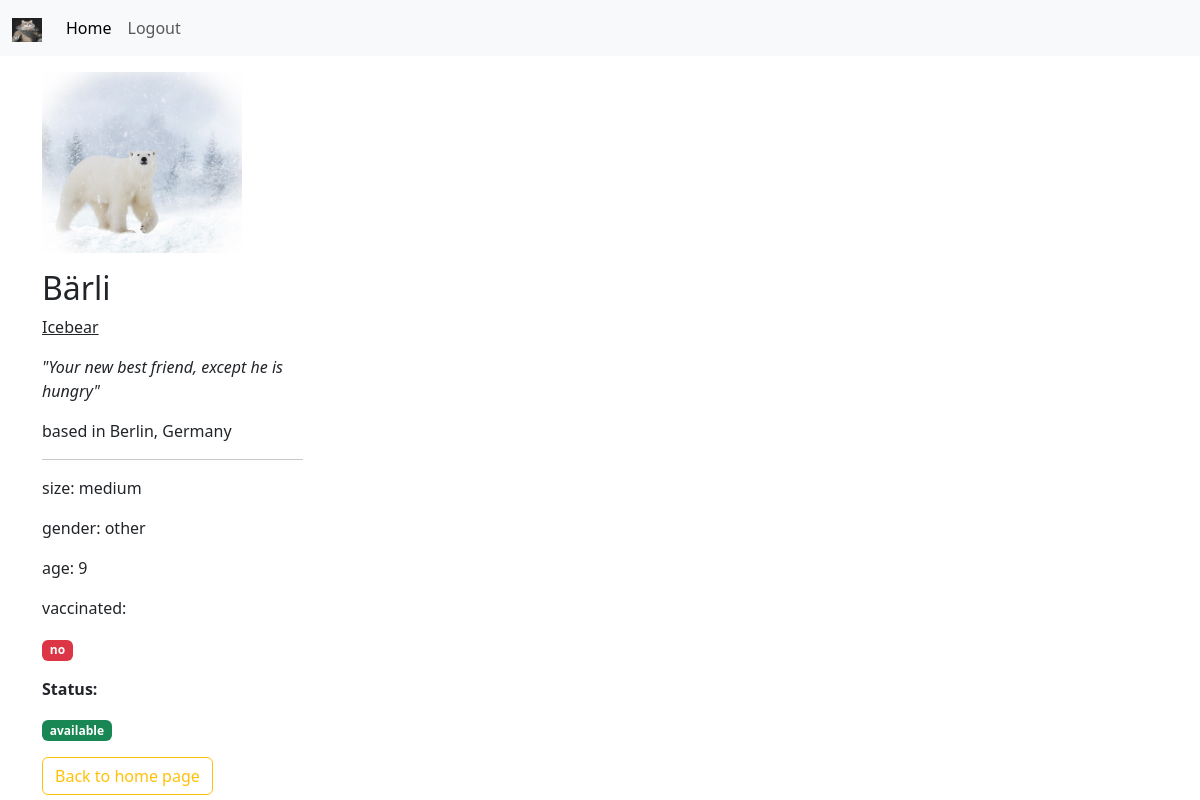
Before: /more.php?x=5 (signed in) with the older database file.
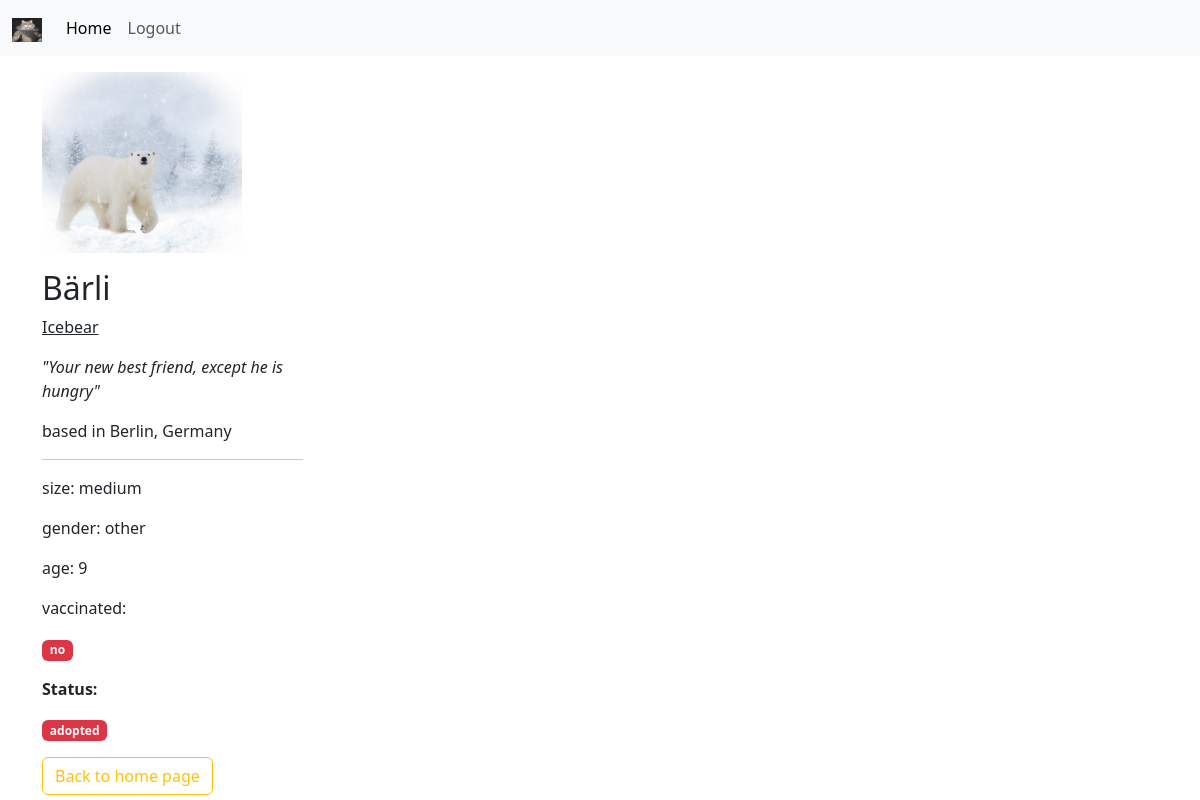
After: the same page with the newer database file.
### more.php (the view, shortened to what this page needs)
<?php
require_once "db_connection.php";
$id= $_GET["x"];
$sql= "SELECT * FROM animals WHERE id=$id";
$result=mysqli_query($connect, $sql);
$row= mysqli_fetch_assoc($result);
$sqlUser="SELECT*FROM users WHERE id={$_SESSION["user"]}";
$resultUser=mysqli_query($connect, $sqlUser);
$rowUser=mysqli_fetch_assoc($resultUser);
$availability="";
if($row["status"] != 'adopted'){
  $availability= "<div class='badge bg-success text-wrap'>available</div>";
  }else{
    $availability= "<div class='badge bg-danger text-wrap'>adopted</div>";
      };
$vaccinated="";
      if($row["vaccinated"] == 2){
        $vaccinated= "<div class='badge bg-warning text-wrap'>yes</div>";
        }else{
          $vaccinated= "<div class='badge bg-danger text-wrap'>no</div>";
            };
?>
<!DOCTYPE html>
<html lang="en">
<head>
    <link  href="https://cdn.jsdelivr.net/npm/bootstrap@5.3.0/dist/css/bootstrap.min.css"  rel="stylesheet">
</head>
<body>
<nav class="navbar navbar-expand-lg bg-body-tertiary" >
        <div class="container-fluid">
            <a class="navbar-brand" href="#">
                <img src="img/<?= $rowUser["picture"] ?> " alt="user pic" width="30" height="24">
            </a>
            <ul class="navbar-nav me-auto mb-2 mb-lg-0" >
                <li class="nav-item">
                    <a class="nav-link active" aria-current="page" href="home.php" >Home</a>
                </li>
                <li class="nav-item">
                    <a class="nav-link" href="logout.php?logout">Logout</a>
                </li>
            </ul>
        </div>
    </nav>
<div class="container">
    <div class="row row-cols-lg-4 row-cols-md-3 row-cols-sm-2 row-cols-sx-1">
    <div class="mt-3">
    <p><img src="<?="img/$row[picture]"?>" width="200"></p>
    <h2><?=$row["name"] ?></h2>
    <p class="text-decoration-underline"><?=$row["breed"] ?></p>
    <p class="fst-italic">"<?=$row["description"] ?>"</p>
    <p>based in <?=$row["location"] ?></p>
    <hr>
    <p>size: <?=$row["size"] ?></p>
    <p>gender: <?=$row["gender"] ?></p>
    <p>age: <?=$row["age"] ?></p>
    <p>vaccinated: <?=$vaccinated?></p>
    <p class="fw-bold">Status: <?=$availability?></p>
    <a href="home.php" class="btn btn-outline-warning">Back to home page</a>
    </div>
    </div>
</div>
</body>
</html>
</body>
</html>

Changed rows visible on the page:
changed animals "Bärli": status "available" → "adopted" (drawn)
Other visible differences:
text no longer shown: "available"
text now shown: "adopted"
